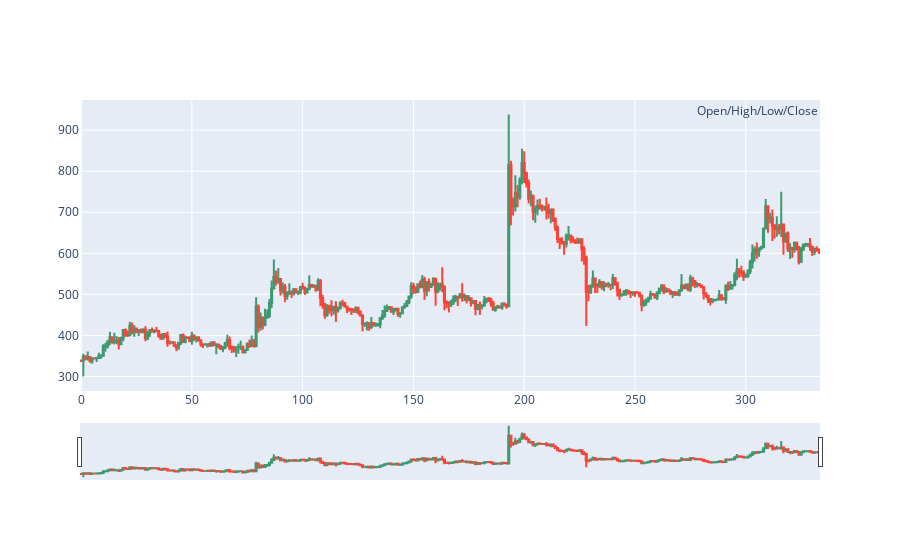

Source (notebook cell):
### Code cell
import plotly.graph_objects as go

fig = go.Figure(data=[go.Candlestick(x=df1.index,
                                     open=df1['open'],
                                     high=df1['high'],
                                     low=df1['low'],
                                     close=df1['close'])])

# Add text annotation as a makeshift legend
fig.add_annotation(
    text='Open/High/Low/Close',
    align='left',
    valign='top',
    xref='paper', yref='paper',
    x=1, y=1,
    showarrow=False,
)

# Set font size for the annotation
fig.update_annotations(font_size=12)

fig.show()

### Figure 1 — Plotly figure (JSON) as saved in the notebook; plotly's stock layout.template omitted (floating-point values rounded to 4 significant figures; data arrays with more than 128 entries replaced by an {"elided": "..."} marker saying what was removed)
{"data": [{"close": {"elided": "334 float values"}, "high": {"elided": "334 float values"}, "low": {"elided": "334 float values"}, "open": {"elided": "334 float values"}, "type": "candlestick", "x": {"elided": "334 int values"}}], "layout": {"annotations": [{"align": "left", "font": {"size": 12}, "showarrow": false, "text": "Open/High/Low/Close", "valign": "top", "x": 1, "xref": "paper", "y": 1, "yref": "paper"}]}}
